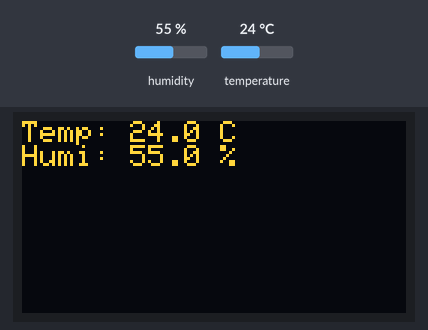
The sketch below on a simulated Arduino Uno, built with avr-gcc and run on an emulated ATmega328P. Shown: 128×64 one-colour display. The test bench sets the inputs (shaded band); at power-on: humidity 55 %, temperature 24 °C. The OLED is the two-colour kind (top 16 rows yellow); what the sketch prints to the serial monitor is not drawn.

Above: at 4.9 s.
5.0 s: humidity set to 22 %
At 6.7 s:
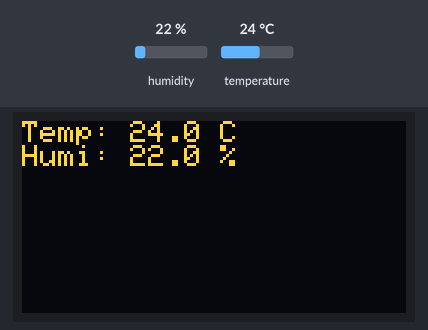
8.0 s: temperature set to 12 °C
At 9.0 s:
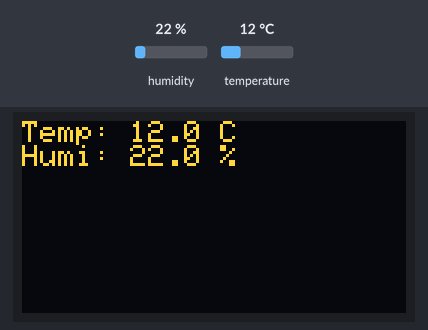
11.0 s: humidity set to 40 %
At 13.6 s:
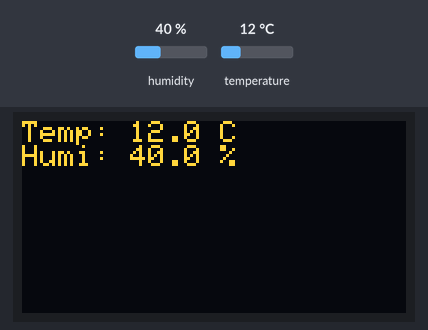
14.0 s: temperature set to 19 °C
Timing chart, 0 to 17.0 s (numbered marks = the images above; inputs shaded):
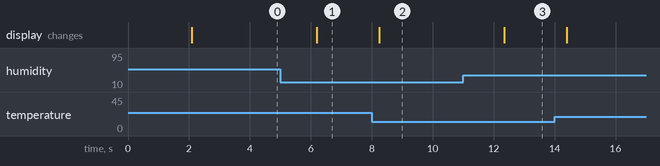

Measured:
- after the input at 5.0 s, the display: changes after 1.2 s (image 1)
- after the input at 8.0 s, the display: changes after 0.24 s (image 2)
- after the input at 11.0 s, the display: changes after 1.4 s (image 3)

The sketch:

temp.ino
```cpp
#include "easy_DHT.h"
#include "DHT.h"

#define DHTPIN      14
#define DHTTYPE  DHT11
#define OLED_ADDR 0x3C

void setup() {
  init_DHT(DHTPIN, DHTTYPE, OLED_ADDR);
}

void loop() {
  write_data();
}
```

easy_DHT.cpp
```cpp
#include "Arduino.h"
#include "stdint.h"
#include "DHT.h"
#include "oled.h"
#include "easy_DHT.h"

DHT* dht = NULL;

void init_DHT(uint8_t pin, uint8_t type, uint8_t oled_addr) {
  init_OLED(oled_addr);

  dht = new DHT(pin, type);
  dht->begin();
}

void write_data() {
  delay(2000);

  float temp = dht->readTemperature();
  float humi = dht->readHumidity();

  if (isnan(humi) || isnan(temp)) {
    Serial.println("DHT error!");
    writeln("DHT error!");
    displaying();
    return;
  }

  Serial.print("Temp: ");
  Serial.print(temp, 1);
  Serial.print("°C | ");
  Serial.print("Humi: ");
  Serial.print(humi, 1);
  Serial.println("%");

  clear();

  write("Temp: ");
  write(String(temp, 1));
  writeln(" C");

  write("Humi: ");
  write(String(humi, 1));
  writeln(" %");

  displaying();
}
```

easy_DHT.h
```cpp
#ifndef EASY_DHT_H
#define EASY_DHT_H

#include "Arduino.h"
#include "stdint.h"

void init_DHT(uint8_t pin, uint8_t type, uint8_t oled_addr);
void write_data();

#endif
```

oled.cpp
```cpp
#include "Arduino.h"
#include "Wire.h"
#include "Adafruit_GFX.h"
#include "Adafruit_SSD1306.h"
#include "./oled.h"

#define SCREEN_WIDTH 128
#define SCREEN_HEIGHT 64
#define OLED_RESET -1

Adafruit_SSD1306 display(SCREEN_WIDTH, SCREEN_HEIGHT, &Wire, OLED_RESET);

void init_OLED(uint8_t I2C_ADDR) {
  Wire.begin();
  Serial.begin(115200);

  if(!display.begin(SSD1306_SWITCHCAPVCC, I2C_ADDR)) {
    Serial.println("OLED failed!");
    for(;;);
  }

  display.clearDisplay();
  display.setTextSize(1);
  display.setTextColor(SSD1306_WHITE);
  display.setCursor(0, 0);
}

void write(String Text) {
  display.print(Text);
}

void writeln(String Text) {
  display.println(Text);
}

void drawLine(int x0, int y0, int x1, int y1) {
  display.drawLine(x0, y0, x1, y1, WHITE);
}

void displaying() {
  display.display();
}

void clear() {
  display.clearDisplay();
  display.setCursor(0, 0);
}
```

oled.h
```cpp
#ifndef OLED_H
#define OLED_H

#include "Arduino.h"
#include "stdint.h"

void init_OLED(uint8_t I2C_ADDR);
void write(String Text);
void writeln(String Text);
void drawLine(int x0, int y0, int x1, int y1);
void displaying();
void clear();

#endif
```
